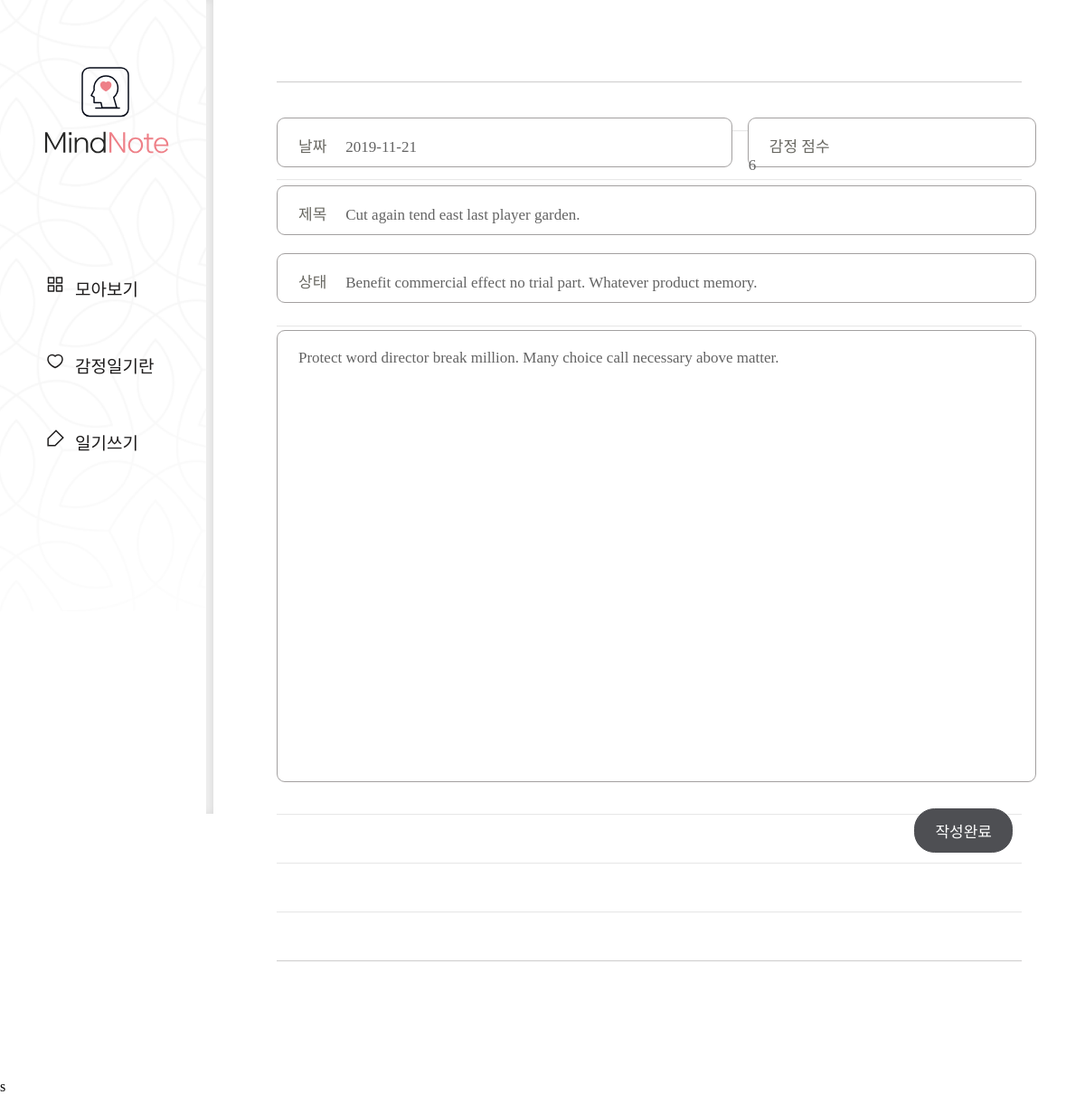
/diary/diary/page/64/edit/, run on the app's committed database.
### diary/models.py (models this page shows, shortened)
class Page(models.Model):
    title = models.CharField(max_length=100, validators=[validate_no_hash])
    content = models.TextField(validators=[validate_no_hash])
    feeling = models.CharField(max_length=80, validators=[validate_no_number])
    score = models.IntegerField(validators=[validate_no_above10])
    dt_created = models.DateField()

### diary/views.py (the view, shortened to what this page needs)
# urls.py: path('diary/page/<int:page_id>/edit/', views.PageUpdateView.as_view(), name='page-update'),
class PageUpdateView(UpdateView):
    model = Page
    form_class = PageForm
    template_name = 'diary/page_form.html'
    pk_url_kwarg = 'page_id'

### diary/form.py
class PageForm(forms.ModelForm):
    class Meta():
        model = Page
        fields = '__all__'

### diary/templates/diary/page_form.html (shortened to what this page needs)
{% extends './base.html' %}
{% block content %}
        <div class="wrap-post">
            <form method="post">{% csrf_token %}
                <div class="editor">
                    <div class="input input-date">
                        <p>날짜</p>
                        {{form.dt_created}}
                    </div>
                    <div class="input input-score">
                        <p>감정 점수</p>
                        {{form.score}}
                    </div>
                    <div class="input input-title">
                        <p>제목</p>
                        {{form.title}}
                    </div>
                    <div class="input input-state">
                        <p>상태</p>
                        {{form.feeling}}
                    </div>
                        {{form.content}}
                </div>
                <div class="post-btn">
                    <input type="submit" value="작성완료">
                </div>
            </form>
        </div>
{% endblock content %}

### diary/static/diary/css/styles.css (style rules this page uses)
h1,h2,h3,p,a,ul,li { margin: 0; padding: 0; font-family: 'NanumSquare'; list-style: none; text-decoration: none; outline: none; }
html { position: relative; min-height: 100%; margin: 0; }
body { margin: 0; padding: 0; -webkit-font-smoothing: antialiased; -moz-osx-font-smoothing: auto; }
.wrap-post { padding-left: 236px; padding-top: 10px; padding-bottom: 50px; }
form { margin: 0 70px; padding-top: 120px; padding-bottom: 200px; background: url(../image/note-bg.svg) repeat-x center/1535px 974px; }
.editor { overflow: hidden; width: 840px; margin: 0 auto; }
.input { position: relative; height: 55px; margin-bottom: 20px; border: solid 1px #a3a0a0; border-radius: 9px; background: #fff; box-sizing: border-box; }
.input-date { float: left; width: 60%; }
.input-score { float: right; width: 38%; }
.input-title { float: left; width: 100%; }
.input-state { float: left; width: 100%; margin-bottom: 30px; }
.input p { display: inline-block; padding-top: 17px; padding-left: 23px; padding-right: 17px; font-family: 'NanumSquare'; color: #696862; font-size: 17px; }
.input-title input { width: 750px; }
.input-state input { width: 750px; }
input { padding: 0; font-family: 'NanumBarunpen'; color: #636363; font-size: 17px; background-color: transparent; border: none; box-sizing: border-box; }
textarea { width: 100%; height: 500px; padding: 20px 23px 30px 23px; font-family: 'NanumBarunpen'; color: #636363; font-size: 17px; border: solid 1px #a3a0a0; border-radius: 9px; box-sizing: border-box; resize: none; }
input::placeholder,textarea::placeholder { color: #bcbbb6; }
.post-btn { overflow: hidden; margin-top: 25px; }
input[type="submit"] { float: right; padding: 11px 22px; margin-right: 10px; font-family: 'NanumSquare'; color: #fff; font-size: 17px; background-color: #4e4f53; border: solid 1px #4e4f53; border-radius: 22.5px; cursor: pointer; }

### data on the page
Page: dt_created "2019-11-21", score "6", title "Cut again tend east last player garden.", feeling "Benefit commercial effect no trial part. Whatever product memory.", content "Protect word director break million. Many choice call necessary above matter."
